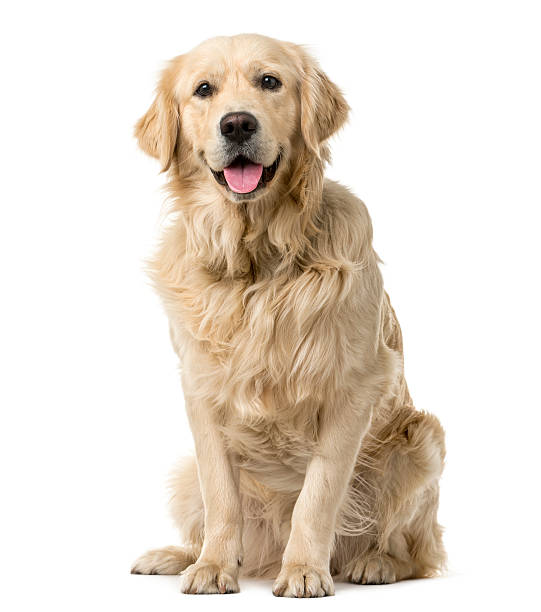
#> input picture imagens/cachorro1.jpg, 541 x 612 px, found by its file name; its folder holds only this picture in this run
$ python filtros.py
#> lines starting #> are read from the running program, lines starting #| are printed output that depends on the picture
import numpy as np
import cv2
import os

# função para pegar número de imagens:
# def get_num_images(images_dir):
#     # num = 0

#     # for i in os.listdir(images_dir):
#     #     num = num + 1

#     return len(os.listdir(images_dir))

# função para pegar imagens:
def get_images(images_dir):
    caminho = []

    for nome in os.listdir(images_dir):
        caminho.append(os.path.join(images_dir, nome))

    return caminho

# função para carregar as imagens que pegamos:
def load_images(images_caminhos):
    images = []

    for images_caminho in images_caminhos:
        img = cv2.imread(images_caminho, cv2.IMREAD_GRAYSCALE)
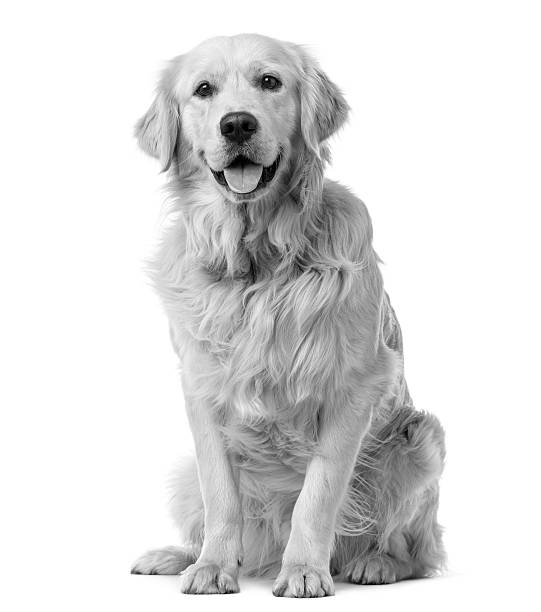
#> img: shape (612, 541); min 0, max 255, mean 220.2
        images.append(img)

    return images

caminho_imagens = '.\imagens'

num_images = len(os.listdir(caminho_imagens))
images_caminhos = get_images(caminho_imagens)
images_carregadas = load_images(images_caminhos)
#> images_carregadas = 1 item
# images_redimensionadas = redimensionar(images_carregadas)

# imagens originais cinzas
for i in range(num_images):
    cv2.imshow('original cinza', images_carregadas[i])
    cv2.waitKey(0)
    cv2.destroyAllWindows()

# redimensionando imagens:
images_red = []

for i in range(num_images):
    red = cv2.resize(images_carregadas[i], (128,128))
    images_red.append(red)
#> this loop made 1 pass
#> pass 1, `red = cv2.resize(images_carregadas[i], (128,128))`:
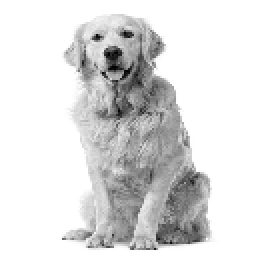
#> red: shape (128, 128) (shown 2 times larger); min 0, max 255, mean 220.2
#> after the loop, images_red = 1 item

for i in range(num_images):
    cv2.imshow('redimensionadas', images_red[i])
    cv2.waitKey(0)
    cv2.destroyAllWindows()

# aplicando o filtro gaussiano:
images_blur = []

for i in range(num_images):
    blur = cv2.GaussianBlur(images_carregadas[i], (5, 5), 0)
    images_blur.append(blur)
#> after the loop, images_blur = 1 item

for i in range(num_images):
    cv2.imshow('filtro gaussiano', images_blur[i])
    cv2.waitKey(0)
    cv2.destroyAllWindows()

# aplicando a equalização de histograma:
images_equal = []

for i in range(num_images):
    equal = cv2.equalizeHist(images_carregadas[i])
    images_equal.append(equal)
#> this loop made 1 pass
#> pass 1, `equal = cv2.equalizeHist(images_carregadas[i])`:
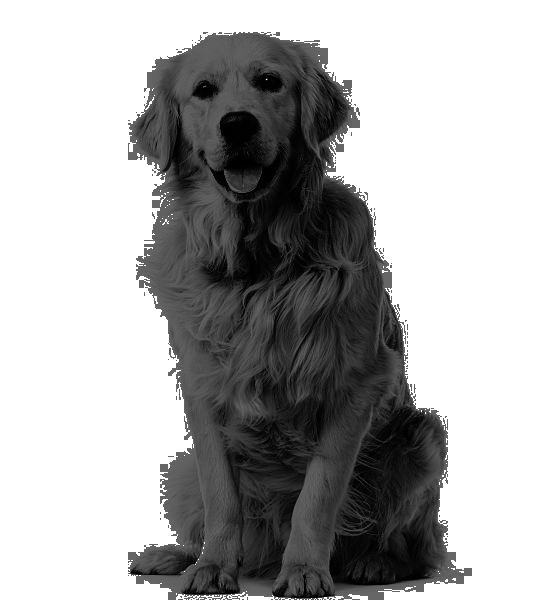
#> equal: shape (612, 541); min 0, max 255, mean 173.6
#> after the loop, images_equal = 1 item

for i in range(num_images):
    cv2.imshow('equalizacao de histograma', images_equal[i])
    cv2.waitKey(0)
    cv2.destroyAllWindows()

$ run again, on imagens/gato3.jpg
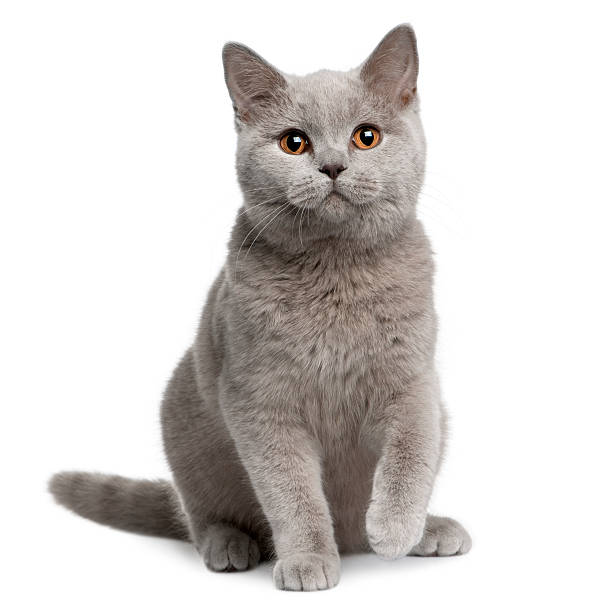
#> input picture imagens/gato3.jpg, 612 x 611 px, found by its file name
#> images_carregadas = 1 item
#> the loop `for i in range(num_images):` made 1 pass
#> pass 1, `red = cv2.resize(images_carregadas[i], (128,128))`:
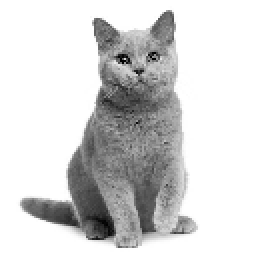
#> red: shape (128, 128) (shown 2 times larger); min 0, max 255, mean 212.1
#> the loop `for i in range(num_images):` made 1 pass
#> pass 1, `equal = cv2.equalizeHist(images_carregadas[i])`:
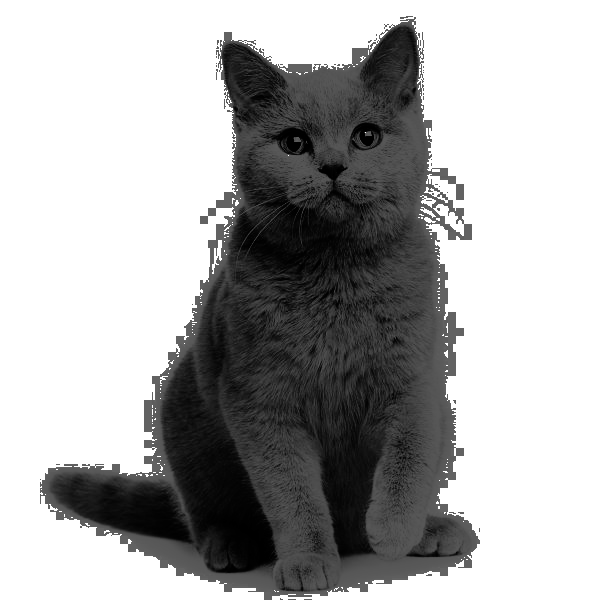
#> equal: shape (611, 612); min 0, max 255, mean 175.7

$ run again, on imagens/cachorro3.jpg
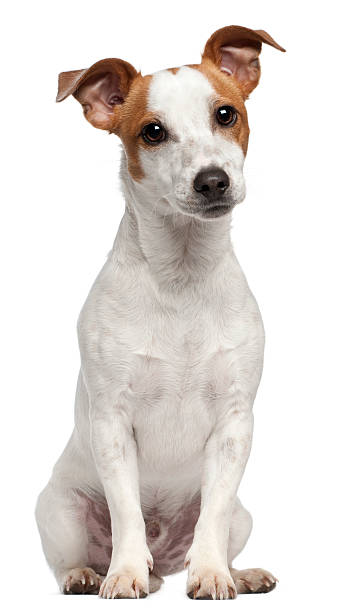
#> input picture imagens/cachorro3.jpg, 346 x 612 px, found by its file name
#> images_carregadas = 1 item
#> the loop `for i in range(num_images):` made 1 pass
#> pass 1, `red = cv2.resize(images_carregadas[i], (128,128))`:
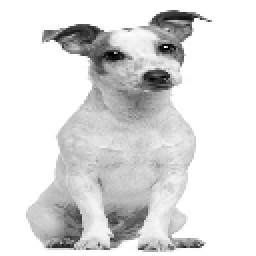
#> red: shape (128, 128) (shown 2 times larger); min 0, max 255, mean 221.3
#> the loop `for i in range(num_images):` made 1 pass
#> pass 1, `equal = cv2.equalizeHist(images_carregadas[i])`:
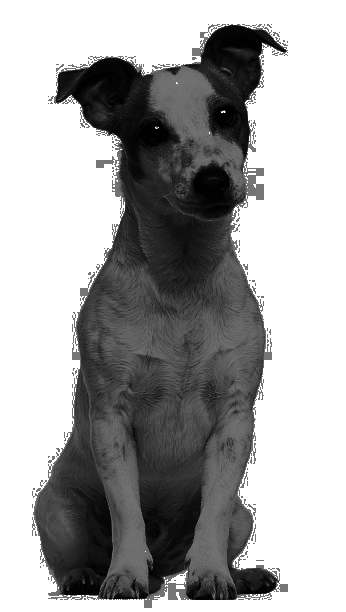
#> equal: shape (612, 346); min 0, max 255, mean 164.7

$ run again, on imagens/gato1.jpg
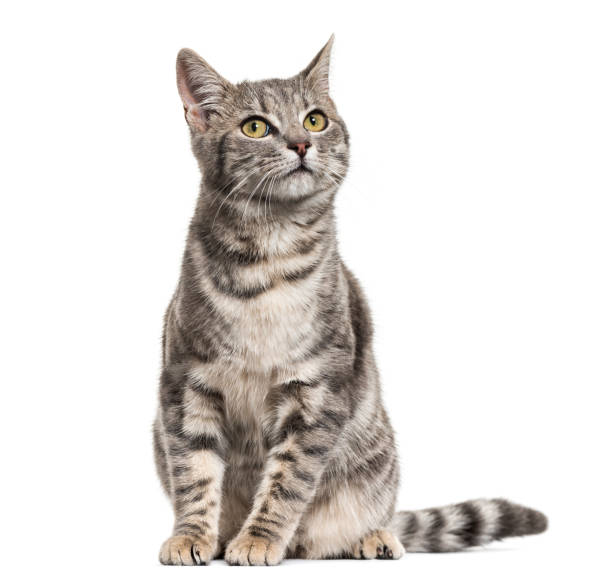
#> input picture imagens/gato1.jpg, 612 x 584 px, found by its file name
#> images_carregadas = 1 item
#> the loop `for i in range(num_images):` made 1 pass
#> pass 1, `red = cv2.resize(images_carregadas[i], (128,128))`:
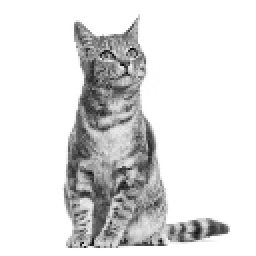
#> red: shape (128, 128) (shown 2 times larger); min 7, max 255, mean 222.9
#> the loop `for i in range(num_images):` made 1 pass
#> pass 1, `equal = cv2.equalizeHist(images_carregadas[i])`:
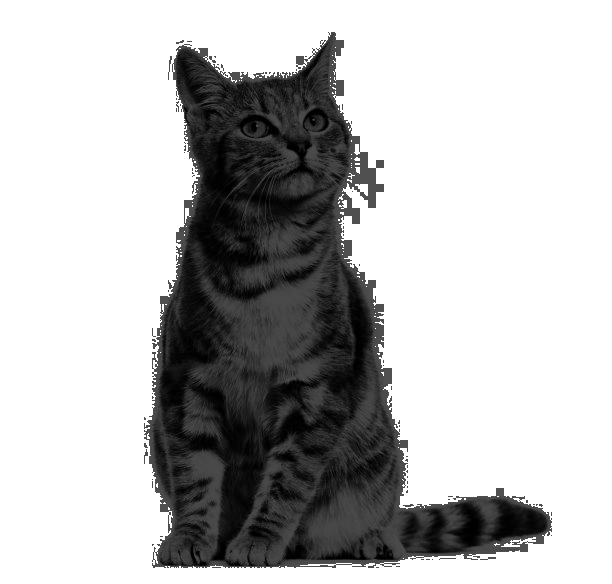
#> equal: shape (584, 612); min 0, max 255, mean 187.6

$ run again, on imagens/gato2.jpg
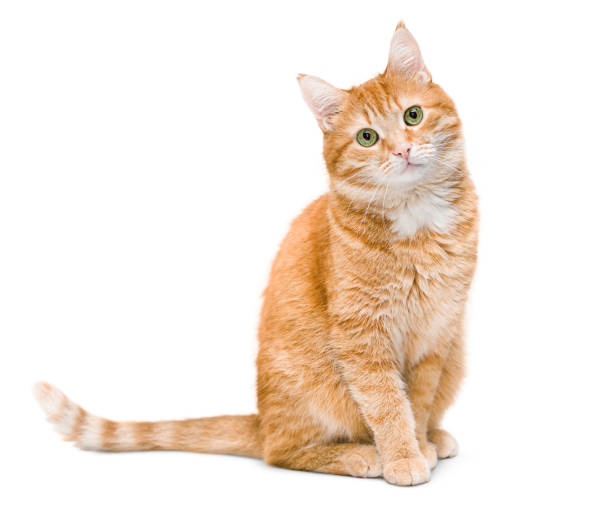
#> input picture imagens/gato2.jpg, 612 x 531 px, found by its file name
#> images_carregadas = 1 item
#> the loop `for i in range(num_images):` made 1 pass
#> pass 1, `red = cv2.resize(images_carregadas[i], (128,128))`:
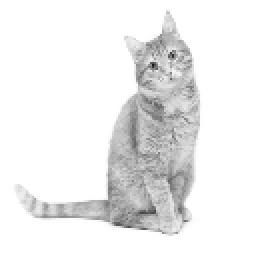
#> red: shape (128, 128) (shown 2 times larger); min 22, max 255, mean 236.6
#> the loop `for i in range(num_images):` made 1 pass
#> pass 1, `equal = cv2.equalizeHist(images_carregadas[i])`:
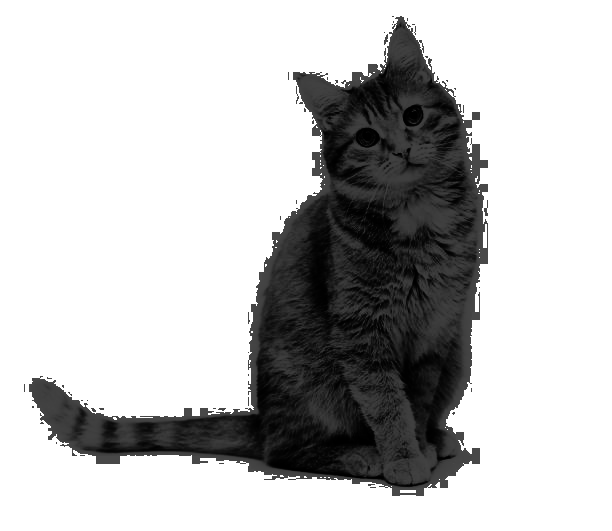
#> equal: shape (531, 612); min 0, max 255, mean 193.2
